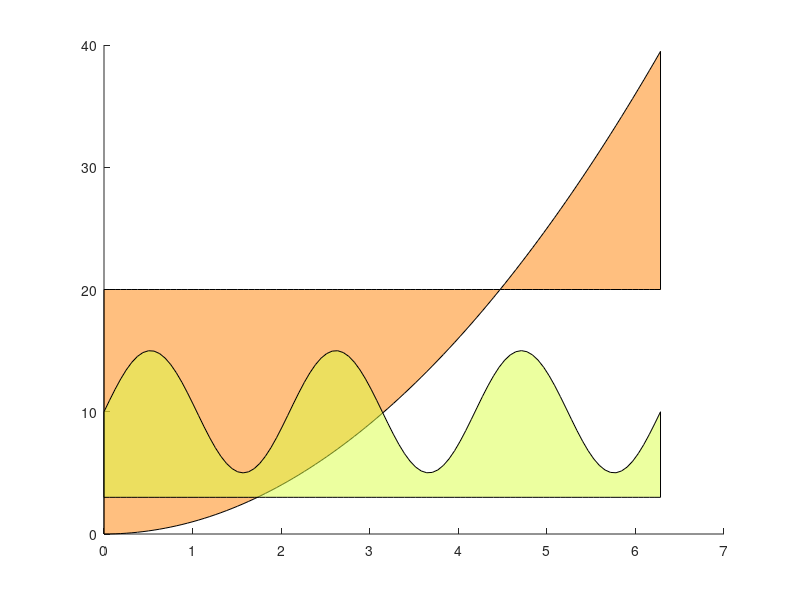

Reproduce this figure in MATLAB.
x=0:pi/50:2*pi;
y1=x.^2;
y2=10+5*sin(3*x);
baseval1=20;
baseval2=3;
clf;
hold on;
H1=area(x,y1,baseval1);
H2=area(x,y2,baseval2);
hold off;
h=get(H1,'children');
set(h,'FaceAlpha',0.5,'FaceColor',[1 0.5 0]);
  % set color to orange, alpha to 0.5
h=get(H2,'children');
set(h,'FaceAlpha',0.5,'FaceColor',[0.85 1 0.25]);
  % set color to yellow-green, alpha to 0.5